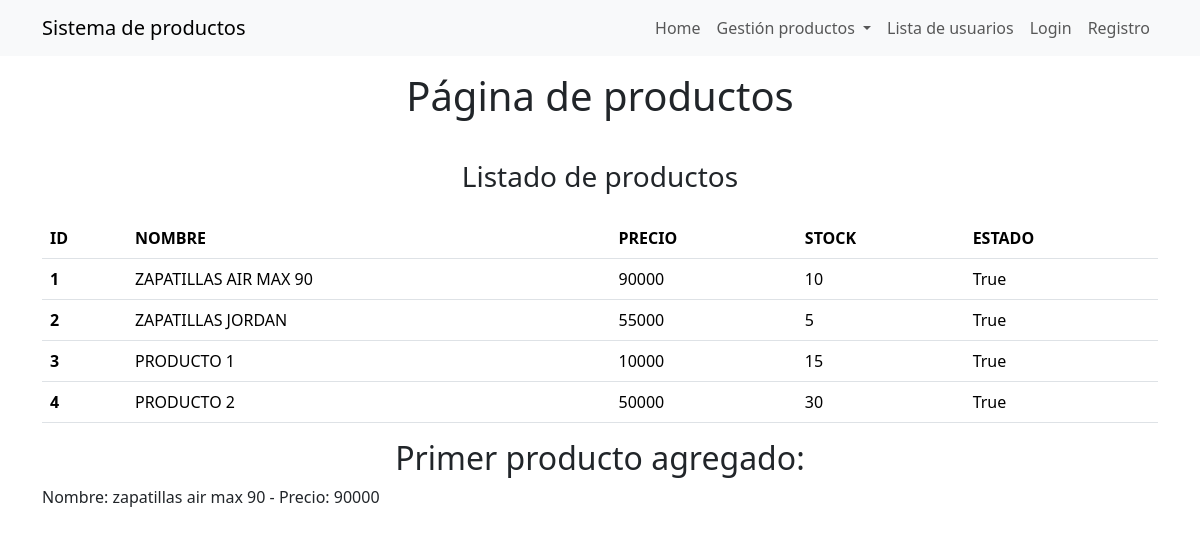
Before: /productos/ with the older database file.
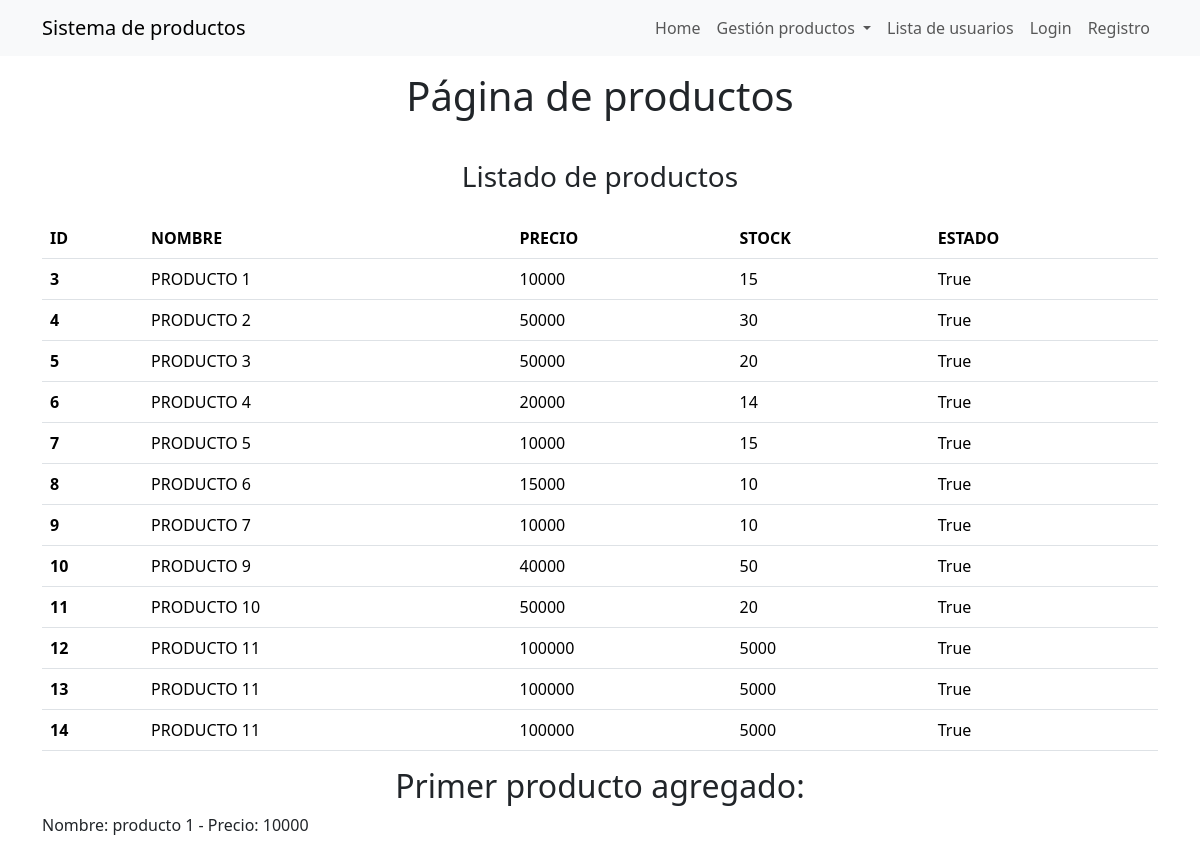
After: the same page with the newer database file.
### productos/models.py (models this page shows, shortened)
class Producto(models.Model):
    CATEGORIAS = [
        ('HOGAR', 'Hogar'),
        ('COCINA', 'Cocina'),
        ('JARDIN', 'Jardín'),
        ('SIN_CATEGORIA', 'Sin categoría')
    ]
    nombre = models.CharField(max_length=50, blank=False, null=False)
    descripcion = models.CharField(max_length=255, blank=False, null=False)
    precio = models.PositiveIntegerField(default=9999999, blank=False, null=False)
    stock = models.PositiveIntegerField(default=0, blank=False, null=False)
    estado = models.BooleanField(default=True, blank=False, null=False)
    categoria = models.CharField(max_length=50, choices=CATEGORIAS, default='SIN_CATEGORIA')
    def __str__(self):
        return f"Nombre: {self.nombre} - Precio: {self.precio}"

### productos/views.py (the view)
# urls.py: path('', views.productos, name="productos"),
def productos(request):
    lista_productos = Producto.objects.all()
    contexto = {}
    contexto["productos"] = lista_productos
    return render(request, "productos/productos.html", contexto)

### templates/productos/productos.html
{% extends "layouts/base.html" %} {% block contenido %}
<header>
    <h1 class="text-center py-3">Página de productos</h1>
</header>
<main class="container">
    <section id="listado-productos">
        <h3 class="text-center py-3">Listado de productos</h3>
        {% if productos %}
        <table class="table">
            <thead>
                <tr>
                    <th scope="col">ID</th>
                    <th scope="col">NOMBRE</th>
                    <th scope="col">PRECIO</th>
                    <th scope="col">STOCK</th>
                    <th scope="col">ESTADO</th>
                </tr>
            </thead>
            <tbody>
                {% for producto in productos %}
                <tr>
                    <th scope="row">{{producto.id}}</th>
                    <td>{{producto.nombre|upper}}</td>
                    <td>{{producto.precio}}</td>
                    <td>{{producto.stock}}</td>
                    <td>{{producto.estado}}</td>
                </tr>
                {% endfor %}
            </tbody>
        </table>
        {% else %}
        <p class="text-center">No existes productis disponibles.</p>
        {% endif %}
    </section>
    <section>
        <h2 class="text-center">Primer producto agregado:</h2>
        <p>{{ productos|first }}</p>
    </section>
</main>
{% endblock contenido %}

### templates/layouts/base.html (shortened to what this page needs)
<!DOCTYPE html>
<html lang="es">
<head>
    <link href="https://cdn.jsdelivr.net/npm/bootstrap@5.3.3/dist/css/bootstrap.min.css" rel="stylesheet">
</head>
<body>
    {% include "partials/navbar.html" %}
    {% block contenido %}
    {% endblock contenido %}
</body>
</html>

### templates/partials/navbar.html (shortened to what this page needs)
<nav class="navbar navbar-expand-lg bg-body-tertiary">
    <div class="container">
      <a class="navbar-brand" href="{% url "home" %}">Sistema de productos</a>
      <div class="collapse navbar-collapse" id="navbarNavDropdown">
        <ul class="navbar-nav ms-auto">
          <li class="nav-item">
            <a class="nav-link" href="{% url "home" %}">Home</a>
          </li>
          <li class="nav-item dropdown">
            <a class="nav-link dropdown-toggle" href="#" role="button" data-bs-toggle="dropdown" aria-expanded="false">
              Gestión productos
            </a>
          </li>
          <li class="nav-item">
            <a class="nav-link" href="{% url "usuarios_view" %}">Lista de usuarios</a>
          </li>
          {% if not user.is_authenticated %}
            <li class="nav-item">
              <a class="nav-link" href="{% url "login_view" %}">Login</a>
            </li>
            <li class="nav-item">
              <a class="nav-link" href="{% url "registro_view" %}">Registro</a>
            </li>
          {% endif %}
        </ul>
      </div>
    </div>
  </nav>

Changed rows visible on the page:
removed Producto: id "1", nombre "ZAPATILLAS AIR MAX 90", precio "90000", stock "10", estado "True", nombre+precio "Nombre: zapatillas air max 90 - Precio: 90000"
removed Producto: id "2", nombre "ZAPATILLAS JORDAN", precio "55000", stock "5", estado "True"
added Producto: id "5", nombre "PRODUCTO 3", precio "50000", stock "20", estado "True"
added Producto: id "6", nombre "PRODUCTO 4", precio "20000", stock "14", estado "True"
added Producto: id "7", nombre "PRODUCTO 5", precio "10000", stock "15", estado "True"
added Producto: id "8", nombre "PRODUCTO 6", precio "15000", stock "10", estado "True"
added Producto: id "9", nombre "PRODUCTO 7", precio "10000", stock "10", estado "True"
added Producto: id "10", nombre "PRODUCTO 9", precio "40000", stock "50", estado "True"
added Producto: id "11", nombre "PRODUCTO 10", precio "50000", stock "20", estado "True"
added Producto: id "12", nombre "PRODUCTO 11", precio "100000", stock "5000", estado "True"
added Producto: id "13", nombre "PRODUCTO 11", precio "100000", stock "5000", estado "True"
added Producto: id "14", nombre "PRODUCTO 11", precio "100000", stock "5000", estado "True"
Other visible differences:
{{ productos|first }}: "Nombre: zapatillas air max 90 - Precio: 90000" → "Nombre: producto 1 - Precio: 10000"
